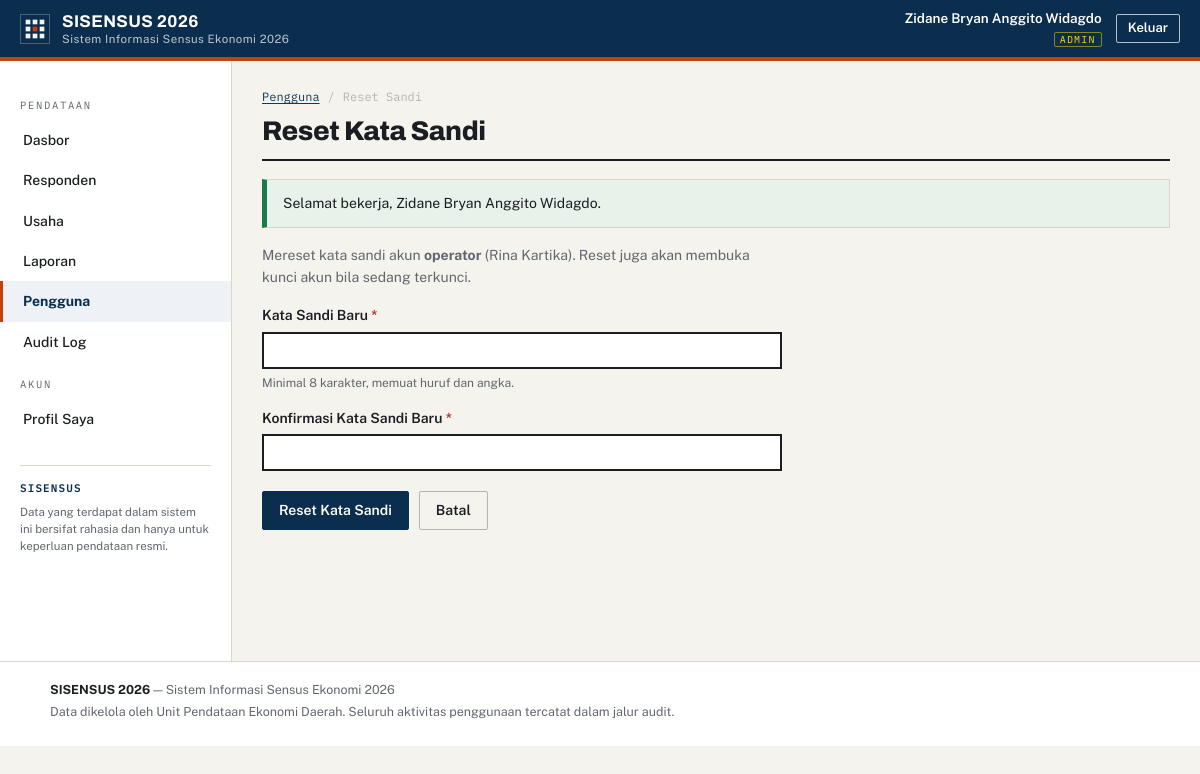
/pengguna/katasandi.php?id=2 (signed in), run on the app's committed database.
### tables this page shows
CREATE TABLE users (
  id                    INT UNSIGNED NOT NULL AUTO_INCREMENT,
  username              VARCHAR(50)  NOT NULL,
  email                 VARCHAR(120) NOT NULL,
  password_hash         VARCHAR(255) NOT NULL,
  full_name             VARCHAR(100) NOT NULL,
  role                  ENUM('admin','operator','pimpinan') NOT NULL DEFAULT 'operator',
  is_active             TINYINT(1)   NOT NULL DEFAULT 1,
  failed_login_attempts INT UNSIGNED NOT NULL DEFAULT 0,
  locked_until          DATETIME     NULL DEFAULT NULL,
  last_login_at         DATETIME     NULL DEFAULT NULL,
  created_at            DATETIME     NOT NULL DEFAULT CURRENT_TIMESTAMP,
  updated_at            DATETIME     NOT NULL DEFAULT CURRENT_TIMESTAMP ON UPDATE CURRENT_TIMESTAMP,
  PRIMARY KEY (id),
  UNIQUE KEY uq_users_username (username),
  UNIQUE KEY uq_users_email (email),
  KEY idx_users_role (role)
);

### app/helpers.php (called while the page is built, shortened)
<?php
function e(?string $value): string
{
    return htmlspecialchars((string)$value, ENT_QUOTES | ENT_SUBSTITUTE, 'UTF-8');
}
function u(string $path): string
{
    return BASE_URL . '/' . ltrim($path, '/');
}
function flash_get(): ?array
{
    if (isset($_SESSION['flash'])) {
        $f = $_SESSION['flash'];
        return $f;
    }
    return null;
}
function int_input(string $key, int $default = 0): int
{
    $v = $_GET[$key] ?? $_POST[$key] ?? $default;
    return (int)$v;
}

### app/auth.php (called while the page is built, shortened)
<?php
function current_user(): ?array
{
    static $cached = false;
    static $user = null;
    if ($cached) return $user;
    $cached = true;
    $stmt = db()->prepare(
        'SELECT id, username, email, full_name, role, is_active
         FROM users WHERE id = ? AND is_active = 1 LIMIT 1'
    );
    $stmt->execute([(int)$_SESSION['user_id']]);
    $user = $stmt->fetch() ?: null;
    return $user;
}
function is_logged_in(): bool
{
    return current_user() !== null;
}
function require_login(): array
{
    $user = current_user();
    return $user;
}
function require_role(array $roles): array
{
    $user = require_login();
    return $user;
}
function can_edit_data(): bool
{
    $user = current_user();
    return $user !== null && in_array($user['role'], ['admin', 'operator'], true);
}

### app/db.php (called while the page is built, shortened)
<?php
function db(): PDO
{
    static $pdo = null;
    if ($pdo === null) {
        $dsn = sprintf(
            'mysql:host=%s;port=%s;dbname=%s;charset=utf8mb4',
            DB_HOST, DB_PORT, DB_NAME
        );
        try {
            $pdo = new PDO($dsn, DB_USER, DB_PASS, [
                PDO::ATTR_ERRMODE            => PDO::ERRMODE_EXCEPTION,
                PDO::ATTR_DEFAULT_FETCH_MODE => PDO::FETCH_ASSOC,
                PDO::ATTR_EMULATE_PREPARES   => false,
                PDO::ATTR_STRINGIFY_FETCHES  => false,
            ]);
        } catch (PDOException $e) {
            error_log('[DB] ' . $e->getMessage());
            http_response_code(500);
            echo '<!doctype html><html lang="id"><meta charset="utf-8">'
               . '<title>Kesalahan Server</title>'
               . '<body style="font-family:sans-serif;text-align:center;padding-top:10vh">'
               . '<h1>503 — Layanan basis data tidak tersedia</h1>'
               . '<p>Silakan hubungi administrator sistem.</p></body></html>';
            exit;
        }
    }
    return $pdo;
}

### app/bootstrap.php (called while the page is built, shortened)
<?php
require_once __DIR__ . '/db.php';
require_once __DIR__ . '/helpers.php';
require_once __DIR__ . '/auth.php';
if (is_logged_in()) {
    $now = time();
    if (isset($_SESSION['last_activity']) && ($now - $_SESSION['last_activity']) > SESSION_IDLE_TIMEOUT) {
        audit_log('LOGOUT_IDLE', null, null, 'Sesi berakhir karena idle');
        session_unset();
        session_destroy();
        session_start();
        session_regenerate_id(true);
        flash_set('peringatan', 'Sesi Anda berakhir karena tidak ada aktivitas. Silakan masuk kembali.');
        redirect('login.php');
    }
    if (isset($_SESSION['session_start']) && ($now - $_SESSION['session_start']) > SESSION_ABS_TIMEOUT) {
        audit_log('LOGOUT_ABSOLUTE', null, null, 'Sesi mencapai batas absolut');
        session_unset();
        session_destroy();
        session_start();
        session_regenerate_id(true);
        flash_set('peringatan', 'Masa sesi habis. Silakan masuk kembali.');
        redirect('login.php');
    }
    $_SESSION['last_activity'] = $now;
    if (!isset($_SESSION['session_start'])) {
        $_SESSION['session_start'] = $now;
    }
}

### pengguna/katasandi.php (the view, shortened to what this page needs)
<?php
require_once __DIR__ . '/../app/bootstrap.php';
$id = int_input('id', 0);
$stmt = db()->prepare('SELECT id, username, full_name FROM users WHERE id = ? LIMIT 1');
$stmt->execute([$id]);
$row = $stmt->fetch();
$errors = [];
$active = 'pengguna';
$page_title = 'Reset Kata Sandi';
$breadcrumb = ['Pengguna' => 'pengguna/index.php', 'Reset Sandi' => null];
require __DIR__ . '/../templates/header_app.php';
?>
<form class="form-panel form-narrow" method="post" action="<?= e(u('pengguna/katasandi.php?id=' . $id)) ?>" novalidate>
  <div class="form-intro">
    <p>Mereset kata sandi akun <strong><?= e($row['username']) ?></strong> (<?= e($row['full_name']) ?>).
       Reset juga akan membuka kunci akun bila sedang terkunci.</p>
  </div>
  <div class="form-grid">
    <div class="form-row form-row-full<?= isset($errors['password']) ? ' has-error' : '' ?>">
      <label for="password">Kata Sandi Baru <span class="req">*</span></label>
      <input type="password" id="password" name="password" autocomplete="new-password">
      <p class="field-hint">Minimal <?= PASSWORD_MIN_LEN ?> karakter, memuat huruf dan angka.</p>
    </div>
    <div class="form-row form-row-full<?= isset($errors['password_confirm']) ? ' has-error' : '' ?>">
      <label for="password_confirm">Konfirmasi Kata Sandi Baru <span class="req">*</span></label>
      <input type="password" id="password_confirm" name="password_confirm" autocomplete="new-password">
    </div>
  </div>
  <div class="form-actions">
    <button class="btn btn-primary" type="submit">Reset Kata Sandi</button>
    <a class="btn btn-ghost" href="<?= e(u('pengguna/index.php')) ?>">Batal</a>
  </div>
</form>
<?php require __DIR__ . '/../templates/footer.php'; ?>

### templates/header_app.php (shortened to what this page needs)
<?php
$user = current_user();
$isAdmin = ($user['role'] ?? '') === 'admin';
$nav = [
    'dashboard'  => ['label' => 'Dasbor',            'url' => 'dashboard.php',      'show' => true],
    'responden'  => ['label' => 'Responden',         'url' => 'responden/index.php','show' => true],
    'usaha'      => ['label' => 'Usaha',             'url' => 'usaha/index.php',    'show' => true],
    'laporan'    => ['label' => 'Laporan',           'url' => 'laporan.php',        'show' => true],
    'pengguna'   => ['label' => 'Pengguna',          'url' => 'pengguna/index.php', 'show' => $isAdmin],
    'audit'      => ['label' => 'Audit Log',         'url' => 'audit_log.php',      'show' => $isAdmin],
];
?>
<!doctype html>
<html lang="id">
<head>
<link rel="stylesheet" href="<?= e(u('assets/css/style.css')) ?>">
</head>
<body class="app">
<header class="app-topbar">
  <div class="app-topbar-inner">
    <div class="app-topbar-left">
      <a class="brand brand-on-dark" href="<?= e(u('dashboard.php')) ?>">
        <img class="brand-mark" src="<?= e(u('assets/img/logo.svg')) ?>" alt="Logo <?= e(APP_NAME) ?>" width="30" height="30">
        <span class="brand-text">
          <strong><?= e(APP_NAME) ?> <?= e(APP_YEAR) ?></strong>
          <span><?= e(APP_NAME_LONG) ?></span>
        </span>
      </a>
    </div>
    <div class="app-topbar-right">
      <div class="user-chip">
        <span class="user-chip-name"><?= e($user['full_name'] ?? '-') ?></span>
        <span class="user-chip-role"><?= e(strtoupper($user['role'] ?? '-')) ?></span>
      </div>
      <form method="post" action="<?= e(u('logout.php')) ?>" class="inline-form">
        <button class="btn btn-outline-light btn-sm" type="submit">Keluar</button>
      </form>
    </div>
  </div>
</header>
<div class="app-shell">
  <nav class="app-sidenav" id="app-sidenav" aria-label="Navigasi utama">
    <p class="sidenav-caption">Pendataan</p>
    <?php foreach ($nav as $key => $item): if (!$item['show']) continue; ?>
      <a class="sidenav-link<?= ($active ?? '') === $key ? ' is-active' : '' ?>" href="<?= e(u($item['url'])) ?>"><?= e($item['label']) ?></a>
    <?php endforeach; ?>
    <p class="sidenav-caption">Akun</p>
    <a class="sidenav-link<?= ($active ?? '') === 'profil' ? ' is-active' : '' ?>" href="<?= e(u('profil.php')) ?>">Profil Saya</a>
    <div class="sidenav-foot">
      <p class="sidenav-foot-title"><?= e(APP_NAME) ?></p>
      <p class="sidenav-foot-text">Data yang terdapat dalam sistem ini bersifat rahasia dan hanya untuk keperluan pendataan resmi.</p>
    </div>
  </nav>
  <main class="app-content" id="main-content">
    <?php if (!empty($breadcrumb)): ?>
      <nav class="breadcrumb" aria-label="Breadcrumb">
        <?php foreach ($breadcrumb as $label => $url): ?>
          <?php if ($url): ?>
            <a href="<?= e(u($url)) ?>"><?= e($label) ?></a><span aria-hidden="true">/</span>
          <?php else: ?>
            <span class="breadcrumb-here" aria-current="page"><?= e($label) ?></span>
          <?php endif; ?>
        <?php endforeach; ?>
      </nav>
    <?php endif; ?>
    <div class="page-head">
      <h1 class="page-title"><?= e($page_title ?? '') ?></h1>
    </div>
    <?php $flash = flash_get(); if ($flash): ?>
      <div class="flash flash-<?= e($flash['type']) ?>" role="status">
        <p><?= e($flash['msg']) ?></p>
      </div>
    <?php endif; ?>

### data on the page
users: full_name "Zidane Bryan Anggito Widagdo", role "ADMIN"
users: username "operator", full_name "Rina Kartika"

### other printed values
APP_NAME "SISENSUS"
APP_YEAR "2026"
APP_NAME_LONG "Sistem Informasi Sensus Ekonomi 2026"
$item['label'] "Dasbor"
$item['label'] "Responden"
$item['label'] "Usaha"
$item['label'] "Laporan"
$item['label'] "Pengguna"
$item['label'] "Audit Log"
$label "Pengguna"
$label "Reset Sandi"
$page_title "Reset Kata Sandi"
$flash['msg'] "Selamat bekerja, Zidane Bryan Anggito Widagdo."
PASSWORD_MIN_LEN "8"
APP_ORG "Unit Pendataan Ekonomi Daerah"
